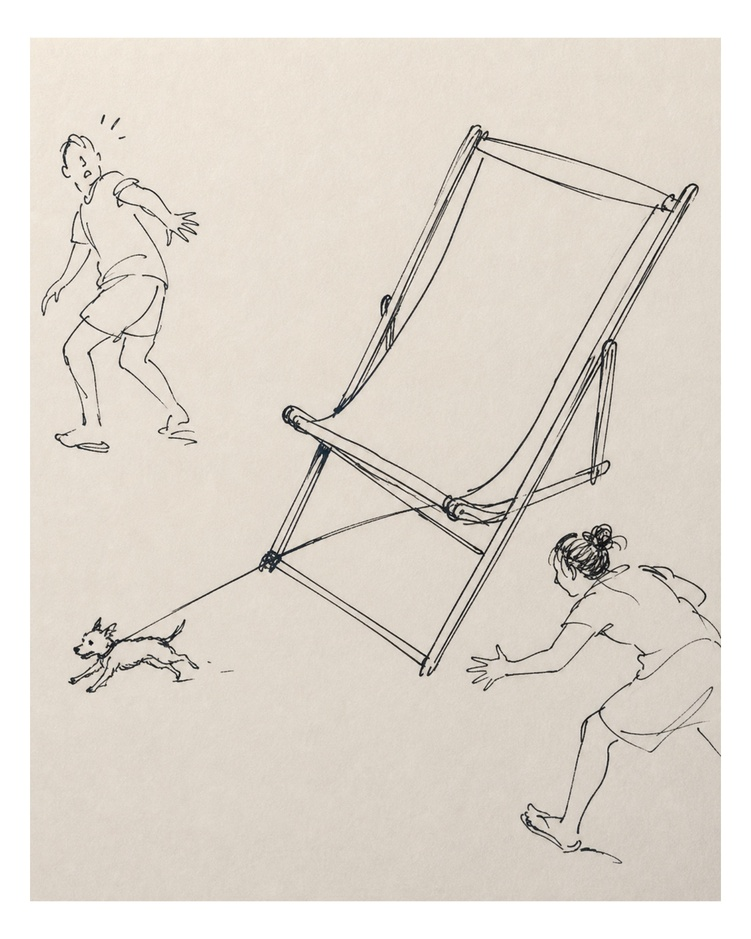
#> input picture plugins/antibes-holiday/assets/examples/dog-and-deck-chair.jpg, 751 x 939 px, shrunk from 1600 x 2000 before the run
$ python m4_check.py ../../../../antibes-holiday/assets/examples/dog-and-deck-chair.jpg 1.0
#> lines starting #> are read from the running program, lines starting #| are printed output that depends on the picture; after the words box and inside, x2 and y2 are one past the last pixel; in counts of white or black regions, pixels touching at a corner belong together
"""M4 verification: escape-cloud profile, both sides of the dissolve axis.
Targets from PROPOSALS_EDGE (4 works measured):
  intact side  : fill <0.008 beyond 0.05 S  (vacuum cliff)
  dissolve side: near-field e-fold 0.05-0.12 S ; fill(0.5S)/near-peak 0.15-0.35
  core         : dissolved-side fill / intact-side fill at equal depth ~0.46
  islands      : core splits into >=2 components; roughness 2.3-6.0
"""
import sys, numpy as np
from PIL import Image
from scipy.ndimage import gaussian_filter, distance_transform_edt, label, binary_closing

png, deg = sys.argv[1], float(sys.argv[2])
a = np.asarray(Image.open(png).convert('L'), dtype=np.float32)/255.
H,W = a.shape
#> H = 939; W = 751
lit = a > 0.15
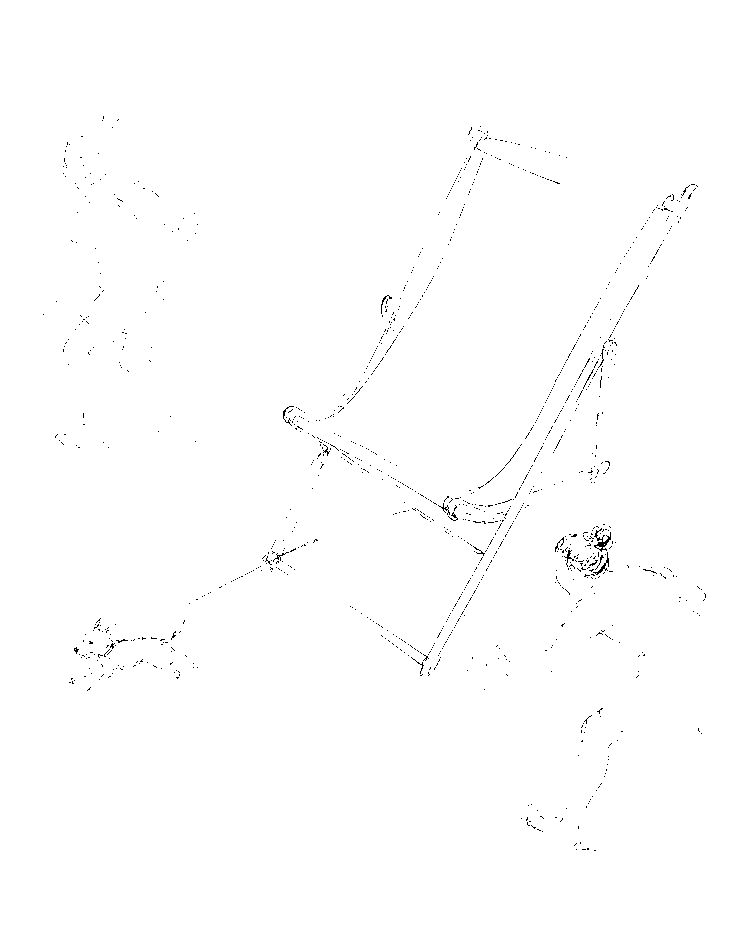
#> lit: shape (939, 751) bool; 99.6% white; black in thin lines or dots, all inside (x1, y1, x2, y2) = (43, 116, 706, 851)
cell = 4
hh,ww = H//cell, W//cell
#> hh = 234; ww = 187
fill = lit[:hh*cell,:ww*cell].reshape(hh,cell,ww,cell).mean(axis=(1,3))
core = gaussian_filter(fill,1.0) > 0.14
#> core: shape (234, 187) bool; every value is 1
core = binary_closing(core, np.ones((3,3)))
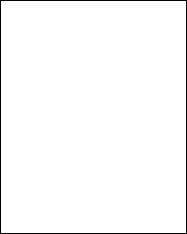
#> core: shape (234, 187) bool; 98.1% white; black in thin lines or dots
lab,n = label(core)
#> lab: shape (234, 187) int32; values 0 (black) and 1 (white), 98.1% white; black in thin lines or dots
#> n = 1
sizes = np.bincount(lab.ravel())[1:]
#> sizes = [42920]
keep = [i+1 for i,s in enumerate(sizes) if s>=100]
#> keep = [1]
core = np.isin(lab, keep)
if core.sum()==0: print("no core"); sys.exit()
S = np.sqrt(core.sum())*cell          # subject size in image px
#> S = 828.7
d = (distance_transform_edt(~core) - distance_transform_edt(core))*cell
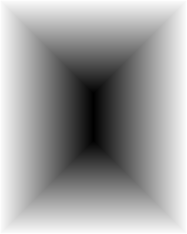
#> d: shape (234, 187) float64; min -372, max 5.66, mean -135.1; drawn with min black and max white
yy,xx = np.mgrid[0:hh,0:ww]
cy,cx = yy[core].mean(), xx[core].mean()
#> cy = 116.5; cx = 93
ax,ay = np.cos(np.deg2rad(deg)), np.sin(np.deg2rad(deg))
proj = (xx-cx)*ax + (yy-cy)*ay
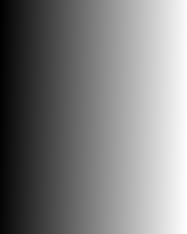
#> proj: shape (234, 187) float64; min -95.02, max 95.02, mean 0; drawn with min black and max white
side = proj > 0                        # dissolve side
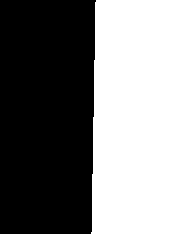
#> side: shape (234, 187) bool; 50% white; 1 white region, box (x1, y1, x2, y2) and area: (91, 0, 187, 234) 21879
print(f"{png}: S={S:.0f}px  core cells={core.sum()}  components={len(keep)}")
#| ../../../../antibes-holiday/assets/examples/dog-and-deck-chair.jpg: S=829px  core cells=42920  components=1
per = np.abs(np.diff(core.astype(int),axis=0)).sum()+np.abs(np.diff(core.astype(int),axis=1)).sum()
#> per = 834
print(f"  roughness = {per/(2*np.sqrt(np.pi*core.sum())):.2f}   (smooth circle ~1.3, ref 2.3-6.0)")
#|   roughness = 1.14   (smooth circle ~1.3, ref 2.3-6.0)
bins=[(-0.30,-0.18),(-0.18,-0.10),(-0.10,-0.04),(-0.04,0.0),
      (0.0,0.03),(0.03,0.07),(0.07,0.14),(0.14,0.25),(0.25,0.45),(0.45,0.75),(0.75,1.2)]
# 样本A, dissolve side, resampled onto these bins (S=183 native px)
REF={0.015:0.19,0.05:0.085,0.105:0.052,0.195:0.035,0.35:0.026,0.60:0.009,0.975:0.003}
print("   d/S      intact     dissolve    ref")
prof={}
for lo,hi in bins:
    m=(d>=lo*S)&(d<hi*S)
    A=fill[m&~side]; B=fill[m&side]
    va=A.mean() if A.size>20 else float('nan'); vb=B.mean() if B.size>20 else float('nan')
    prof[(lo+hi)/2]=(va,vb)
    mid=(lo+hi)/2
    r = REF.get(round(mid,3))
    rs = f"{r:8.4f}" if r else "        "
    flag = ""
    if r and vb==vb:
        q = vb/r
        flag = "  <-- %.1fx" % q if (q>1.8 or q<0.55) else ""
    print(f"  {lo:+.2f}~{hi:+.2f}  {va:8.4f}   {vb:8.4f} {rs}{flag}")
#> this loop made 11 passes
#> (va, vb, q, flag) on pass 5: (1, 1, 5.26, '  <-- 5.3x')
#> (va, vb) on passes 1, 2, 3, 4, 6, 7: (0.999, 0.991), (0.997, 0.992), (0.999, 0.998), (1, 1), (nan, nan), (nan, nan)
#|   -0.30~-0.18    0.9987     0.9906
#|   -0.18~-0.10    0.9970     0.9918
#|   -0.10~-0.04    0.9986     0.9984
#|   -0.04~+0.00    1.0000     1.0000
#|   +0.00~+0.03    1.0000     1.0000   0.1900  <-- 5.3x
#|   +0.03~+0.07       nan        nan   0.0850
#|   +0.07~+0.14       nan        nan   0.0520
#|   +0.14~+0.25       nan        nan   0.0350
#> (further printed lines are left out)
#> pass 1, `m=(d>=lo*S)&(d<hi*S)`:
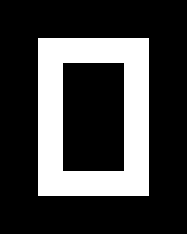
#> m: shape (234, 187) bool; 25% white; 1 white region, box (x1, y1, x2, y2) and area: (38, 38, 149, 196) 10950
#> pass 3, `m=(d>=lo*S)&(d<hi*S)`:
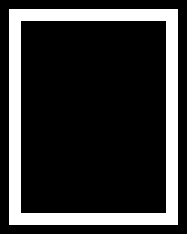
#> m: shape (234, 187) bool; 19.8% white; 1 white region, box (x1, y1, x2, y2) and area: (9, 9, 178, 225) 8664
#> after the loop, prof = 11 items
# key numbers
def g(k,i):
    return prof[k][i]
try:
    ci = np.nanmean([g(k,0) for k in prof if k<-0.05]); cd = np.nanmean([g(k,1) for k in prof if k<-0.05])
#> after `ci = np.nanmean([g(k, 0) for k in prof if k < -0.05])`: ci = 0.998
#> after `cd = np.nanmean([g(k, 1) for k in prof if k < -0.05])`: cd = 0.994
    print(f"  core fill  intact {ci:.3f} / dissolve {cd:.3f}  ratio {cd/ci:.2f}  (ref 0.46)")
#|   core fill  intact 0.998 / dissolve 0.994  ratio 1.00  (ref 0.46)
except Exception as e: print(e)
outside=[k for k in prof if k>0.02]
#> outside = [0.05, 0.105, 0.195, 0.35, 0.6, 0.975]
pk = prof[min(outside)][1]
#> pk = nan
far = [prof[k][1] for k in prof if 0.4<k<0.6]
#> far = []
print(f"  intact side beyond 0.05S: {np.nanmean([prof[k][0] for k in prof if k>0.05]):.4f}  (ref <0.008)")
#|   intact side beyond 0.05S: nan  (ref <0.008)
if far: print(f"  dissolve fill(0.5S)/near-peak = {far[0]/max(pk,1e-6):.2f}  (ref 0.15-0.35)")

$ run again, on plugins/antibes-holiday/assets/examples/oversized-sofa.jpg
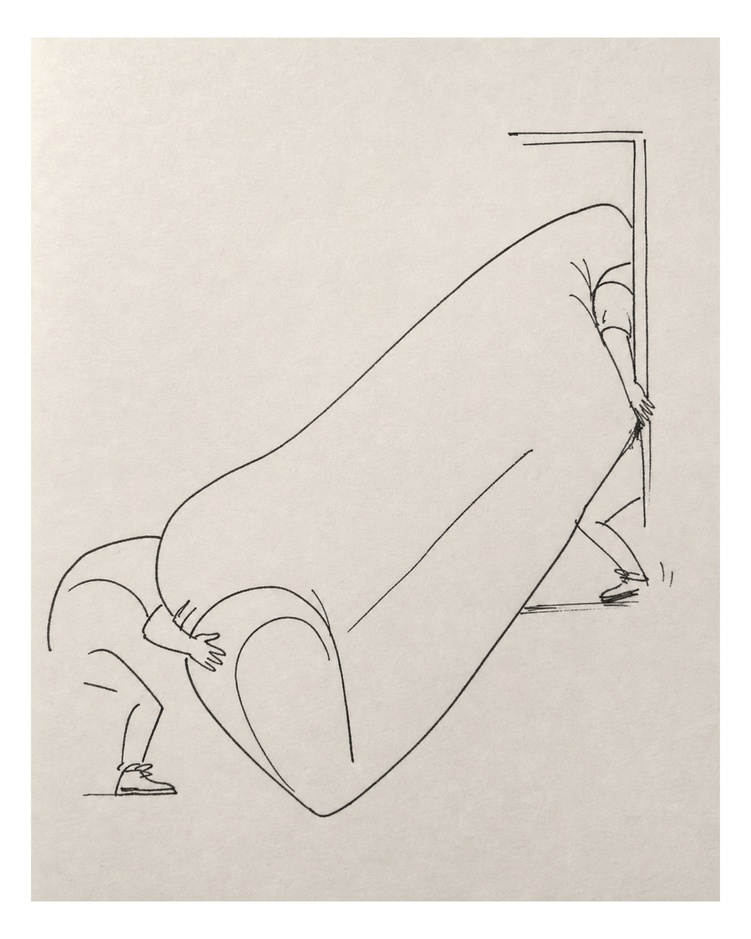
#> input picture plugins/antibes-holiday/assets/examples/oversized-sofa.jpg, 751 x 939 px, shrunk from 1600 x 2000 before the run
#> `lit = a > 0.15`:
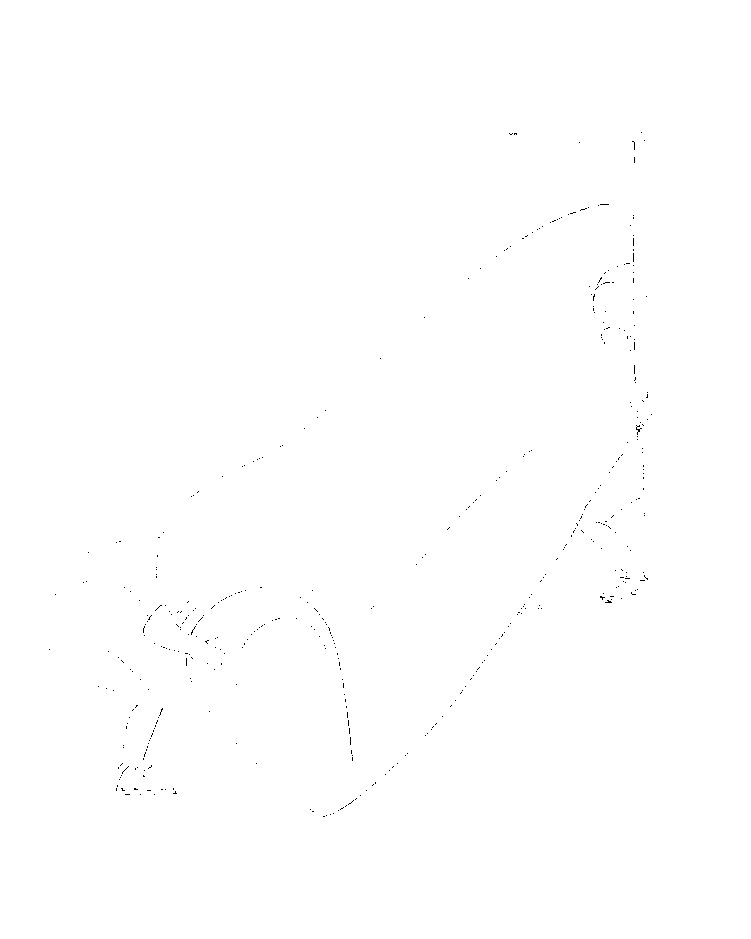
#> lit: shape (939, 751) bool; 99.9% white; black in thin lines or dots, all inside (x1, y1, x2, y2) = (49, 132, 652, 817)
#> lab: shape (234, 187) int32; values 0 (black) and 1 (white), 98.1% white; black in thin lines or dots
#> n = 1
#> sizes = [42920]
#> keep = [1]
#> S = 828.7
#> cy = 116.5; cx = 93
#> side: shape (234, 187) bool; 50% white; 1 white region, box (x1, y1, x2, y2) and area: (91, 0, 187, 234) 21879
#| ../../../../antibes-holiday/assets/examples/oversized-sofa.jpg: S=829px  core cells=42920  components=1
#> per = 834
#|   roughness = 1.14   (smooth circle ~1.3, ref 2.3-6.0)
#> the loop `for lo,hi in bins:` made 11 passes
#> (va, vb, q, flag) on pass 5: (1, 1, 5.26, '  <-- 5.3x')
#> (printed output is left out)
#> after the loop `for lo,hi in bins:`: prof = 11 items
#> ci = 0.999
#> cd = 0.998
#|   core fill  intact 0.999 / dissolve 0.998  ratio 1.00  (ref 0.46)
#> outside = [0.05, 0.105, 0.195, 0.35, 0.6, 0.975]
#> pk = nan
#> far = []
#|   intact side beyond 0.05S: nan  (ref <0.008)

$ run again, on plugins/antibes-holiday/assets/examples/pasta-machine.jpg
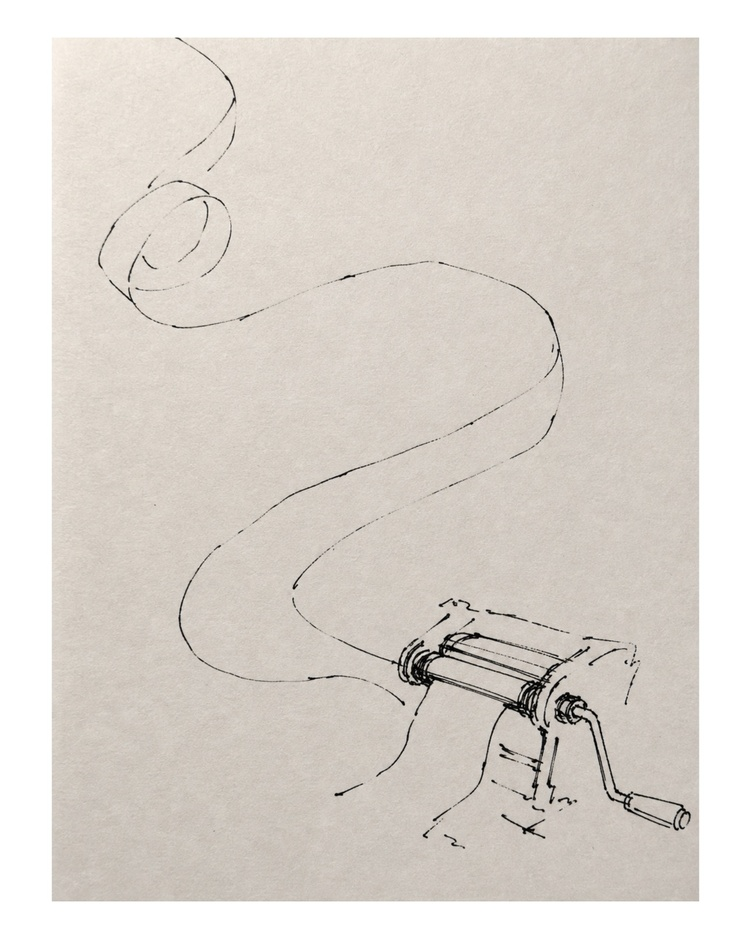
#> input picture plugins/antibes-holiday/assets/examples/pasta-machine.jpg, 751 x 939 px, shrunk from 1600 x 2000 before the run
#> `lit = a > 0.15`:
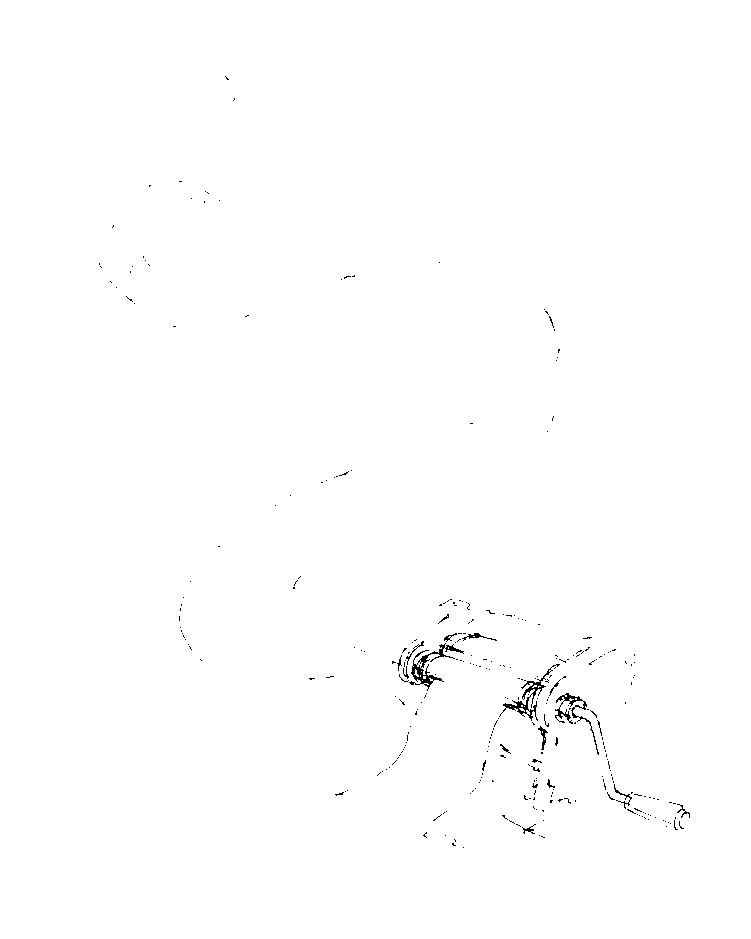
#> lit: shape (939, 751) bool; 99.6% white; black in thin lines or dots, all inside (x1, y1, x2, y2) = (99, 76, 690, 848)
#> lab: shape (234, 187) int32; values 0 (black) and 1 (white), 98.1% white; black in thin lines or dots
#> n = 1
#> sizes = [42920]
#> keep = [1]
#> S = 828.7
#> cy = 116.5; cx = 93
#> side: shape (234, 187) bool; 50% white; 1 white region, box (x1, y1, x2, y2) and area: (91, 0, 187, 234) 21879
#| ../../../../antibes-holiday/assets/examples/pasta-machine.jpg: S=829px  core cells=42920  components=1
#> per = 834
#|   roughness = 1.14   (smooth circle ~1.3, ref 2.3-6.0)
#> the loop `for lo,hi in bins:` made 11 passes
#> (va, vb, q, flag) on pass 5: (1, 1, 5.26, '  <-- 5.3x')
#> (printed output is left out)
#> after the loop `for lo,hi in bins:`: prof = 11 items
#> ci = 1
#> cd = 0.993
#|   core fill  intact 1.000 / dissolve 0.993  ratio 0.99  (ref 0.46)
#> outside = [0.05, 0.105, 0.195, 0.35, 0.6, 0.975]
#> pk = nan
#> far = []
#|   intact side beyond 0.05S: nan  (ref <0.008)
